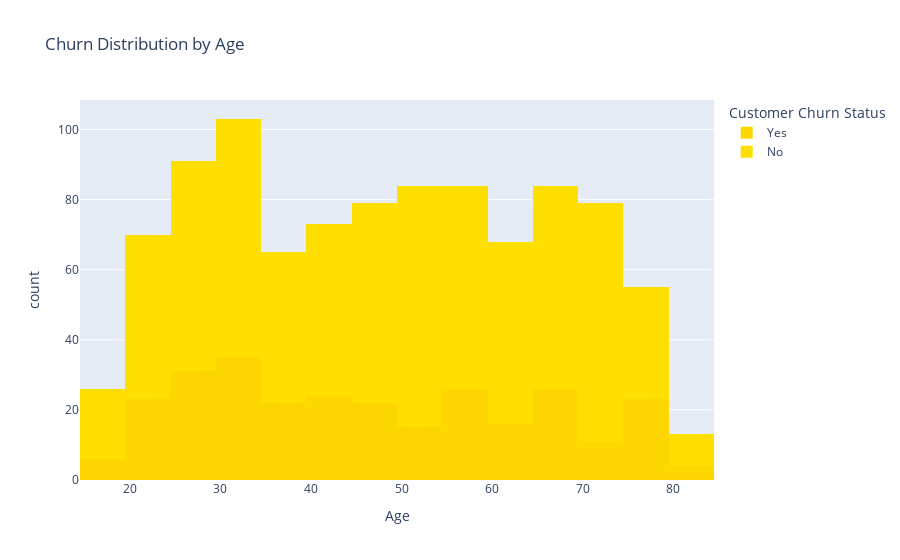

Source (notebook cell):
### Code cell
fig = px.histogram(mc, x='Age', color='Customer Churn Status', 
                   title='Churn Distribution by Age',
                   color_discrete_sequence=['#FFD700', '#FFDF00'])
fig.show()

### Figure 1 — Plotly figure (JSON) as saved in the notebook; plotly's stock layout.template omitted (floating-point values rounded to 4 significant figures; data arrays with more than 128 entries replaced by an {"elided": "..."} marker saying what was removed)
{"data": [{"alignmentgroup": "True", "bingroup": "x", "hovertemplate": "Customer Churn Status=Yes<br>Age=%{x}<br>count=%{y}<extra></extra>", "legendgroup": "Yes", "marker": {"color": "#FFD700", "pattern": {"shape": ""}}, "name": "Yes", "offsetgroup": "Yes", "orientation": "v", "showlegend": true, "type": "histogram", "x": {"elided": "284 int values"}, "xaxis": "x", "yaxis": "y"}, {"alignmentgroup": "True", "bingroup": "x", "hovertemplate": "Customer Churn Status=No<br>Age=%{x}<br>count=%{y}<extra></extra>", "legendgroup": "No", "marker": {"color": "#FFDF00", "pattern": {"shape": ""}}, "name": "No", "offsetgroup": "No", "orientation": "v", "showlegend": true, "type": "histogram", "x": {"elided": "690 int values"}, "xaxis": "x", "yaxis": "y"}], "layout": {"barmode": "relative", "legend": {"title": {"text": "Customer Churn Status"}, "tracegroupgap": 0}, "title": {"text": "Churn Distribution by Age"}, "xaxis": {"anchor": "y", "domain": [0, 1], "title": {"text": "Age"}}, "yaxis": {"anchor": "x", "domain": [0, 1], "title": {"text": "count"}}}}
